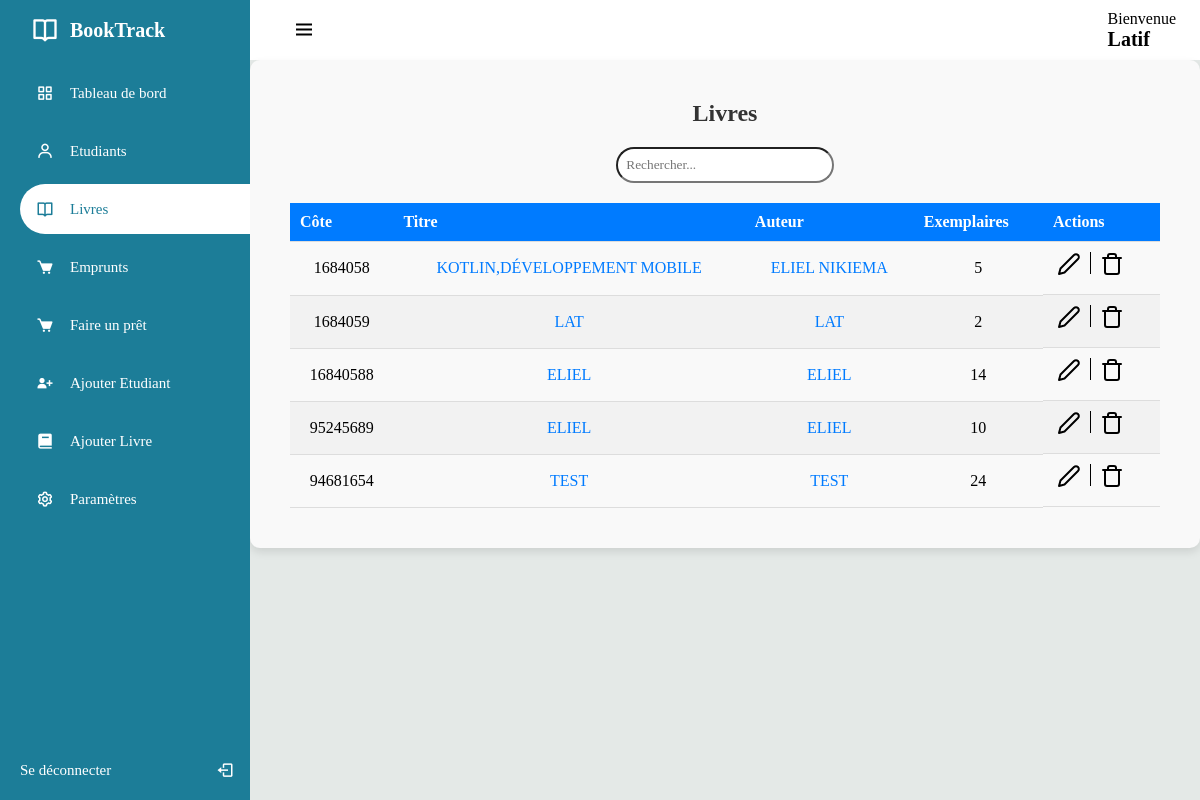
The app's page /librarians/books.php (signed in) with its own data.
### tables this page shows
CREATE TABLE IF NOT EXISTS `librarian` (
  `librarian_id` int NOT NULL AUTO_INCREMENT,
  `librarian_name` varchar(100) NOT NULL,
  `librarian_mail` varchar(100) NOT NULL,
  `librarian_tel` varchar(100) NOT NULL,
  `librarian_pass` text NOT NULL,
  `library_id` int NOT NULL,
  `must_changes` tinyint(1) NOT NULL DEFAULT '1',
  PRIMARY KEY (`librarian_id`),
  KEY `lib_lib_id` (`library_id`)
);

CREATE TABLE IF NOT EXISTS `book` (
  `book_id` int NOT NULL AUTO_INCREMENT,
  `book_quote` int NOT NULL,
  `book_title` varchar(100) NOT NULL,
  `book_auth` varchar(100) NOT NULL,
  `book_copies` int NOT NULL,
  `library_id` int NOT NULL,
  PRIMARY KEY (`book_id`),
  UNIQUE KEY `UNIQUE` (`book_quote`),
  KEY `lib_bk_id` (`library_id`)
);

### librarians/scripts/books_scripts/total_Books.php (called while the page is built, shortened)
<?php
    $librarian_id = $_SESSION['lib_id'];
    $sql = "SELECT b.book_id, b.book_quote, b.book_title, b.book_auth, b.book_copies
            FROM book b
            JOIN librarian l ON (l.library_id = b.library_id)
            WHERE librarian_id = :id";
    $stmt = $conn->prepare($sql);
    $stmt->bindParam(':id', $librarian_id, PDO::PARAM_INT);
    $stmt->execute();
    $books = $stmt->fetchAll(PDO::FETCH_ASSOC);
?>

### librarians/books.php (the view, shortened to what this page needs)
<?php require "../config/config.php" ?>
<?php
    $id = $_SESSION['lib_id'];
    $research = $conn->prepare("SELECT * FROM librarian WHERE librarian_id = '$id'");
    $research->execute();
    $librarian = $research->fetch(PDO::FETCH_ASSOC);
?>
<?php require "scripts/books_scripts/total_Books.php" ?>
<!DOCTYPE html>
<html lang="fr">
<head>
	<link rel="stylesheet" href="../assets/css/libra.css?v=1.0">
	<link rel="stylesheet" href="../assets/css/search.css">
	<link href='https://unpkg.com/boxicons@2.1.1/css/boxicons.min.css' rel='stylesheet'>
</head>
<body>
	<div class="sidebar">
		<div class="logo_details">
			<i class='bx bx-book-open'></i>
			<div class="logo_name">
				BookTrack
			</div>
		</div>
		<ul>
			<li>
				<a href="librarian_dash.php">
				<i class='bx bx-grid-alt'></i>
				<span class="links_name">
					Tableau de bord
				</span>
				</a>
			</li>
			<li>
				<a href="students.php">
				<i class='bx bx-user'></i>
				<span class="links_name">
					Etudiants
				</span>
				</a>
			</li>
			<li>
				<a href="#" class="active">
				<i class='bx bx-book-open'></i>
				<span class="links_name">
					Livres
				</span>
				</a>
			</li>
            <li>
				<a href="borrowings.php">
				<i class='bx bxs-cart'></i>
				<span class="links_name">
					Emprunts
				</span>
				</a>
			</li>
			<li>
				<a href="loan.php">
				<i class='bx bxs-cart'></i>
				<span class="links_name">
					Faire un prêt
				</span>
				</a>
			</li>
			<li>
				<a href="add_student.php">
				<i class='bx bxs-user-plus'></i>
				<span class="links_name">
					Ajouter Etudiant
				</span>
				</a>
			</li>
			<li>
				<a href="add_book.php">
				<i class='bx bxs-book'></i>
				<span class="links_name">
					Ajouter Livre
				</span>
				</a>
			</li>
			<li>
				<a href="setting.php">
				<i class='bx bx-cog'></i>
				<span class="links_name">
					Paramètres
				</span>
				</a>
			</li>
			<li class="login">
				<a href="logout.php">
				<span class="links_name login_out">
					Se déconnecter
				</span>
				<i class='bx bx-log-out' id="log_out"></i>
				</a>
			</li>
		</ul>
	</div>
	<section class="home_section">
		<div class="topbar">
			<div class="toggle">
				<i class='bx bx-menu' id="btn"></i>
			</div>
			<div class="user_wrapper">
				<p>Bienvenue</p>
				<?php if(isset($_SESSION['lib_id'])): ?>
                    <h2 style="text-transform: capitalize; font-size:20px;">
                    	<?php echo $librarian['librarian_name']; ?>
                    </h2>
                <?php endif; ?>
			</div>
		</div>
		<div class="details">
			<div class="recent_project" style="text-align:center;">
				<div class="card_header">
					<h2>Livres</h2>
					<input type="text" id="search" class="search-input" placeholder="Rechercher...">
				</div>
				<table id="dataTable">
					<thead>
						<tr>
							<td>Côte</td>
							<td>Titre</td>
							<td>Auteur</td>
                            <td>Exemplaires</td>
                            <td>Actions</td>
						</tr>
					</thead>
					<tbody>
						<?php if(!empty($books)): ?>
							<?php foreach ($books as $book): ?>
								<tr>
									<td>
										<?= htmlspecialchars($book['book_quote']); ?>
									</td>
									<td style="text-transform:uppercase;">
										<?= htmlspecialchars($book['book_title']); ?>
									</td>
									<td style="text-transform:uppercase;">
                                        <?= htmlspecialchars($book['book_auth']); ?>
									</td>
                                    <td>
                                        <?= htmlspecialchars($book['book_copies']); ?>
                                    </td>
									<td style="display:flex;">
                                        <a href="scripts/edit_book.php?id=<?=$book['book_id'];?>" style="width:32px; height:32px; margin-right:5px">
                                                <img src="../assets/img/edit.svg" alt="">
                                        </a>
										<a href="scripts/delete_book.php?id=<?=$book['book_id'];?>" onclick="return confirm('Supprimer livre ?');" style="width:32px; height:32px;margin-left:5px">
											<img src="../assets/img/trash.svg" alt="">
										</a>
									</td>
								</tr>
							<?php endforeach; ?>
						<?php else: ?>
							<tr>
								<td colspan="5">Aucun Livre trouvé.</td>
							</tr>
						<?php endif; ?>
					</tbody>
				</table>
			</div>
		</div>
	</section>
</body>
</html>

### assets/css/libra.css (style rules this page uses)
:root { --blue: #0053f3; --dark-blue: #1c7d98; --white: #fff; --gray: #8390a2; }
* { margin: 0; padding: 0; box-sizing: border-box; font-family: Georgia, 'Times New Roman', Times, serif; }
.sidebar { position: fixed; left: 0; top: 0; width: 250px; height: 100%; padding-left: 20px; background: var(--dark-blue); transition: all 0.5s ease; z-index: 99; }
.sidebar .logo_details { position: relative; height: 60px; display: flex; align-items: center; }
.sidebar li { position: relative; margin: 8px 0; list-style: none; }
.sidebar i { position: relative; height: 60px; min-width: 50px; font-size: 28px; line-height: 60px; text-align: center; color: var(--white); }
.sidebar .logo_details .logo_name { font-size: 20px; font-weight: 600; color: var(--white); transition: all 0.5s ease; }
.toggle { position: relative; }
#btn { font-size: 24px; cursor: pointer; }
.sidebar ul li a i { position: relative; height: 50px; font-size: 18px; line-height: 50px; }
.sidebar ul li a { width: 100%; height: 100%; display: flex; align-items: center; text-decoration: none; border-radius: 30px 0px 0px 30px; transition: all 0.5s ease; }
.sidebar ul li a .links_name { font-size: 15px; font-weight: 400; color: var(--white); transition: 0.4s; }
.sidebar li.login { position: fixed; width: 250px; height: 60px; left: 0; bottom: -8px; padding: 20px 20px; background: var(--white-blue); transition: all 0.5s ease; }
.sidebar .login #log_out { position: absolute; height: 60px; right: 0; top: 50%; transform: translateY(-50%); line-height: 60px; transition: all 0.5s ease; }
.sidebar li a.active { background: var(--white); }
.sidebar li a.active .links_name, .sidebar li a.active i { color: var(--dark-blue); }
.home_section { position: relative; width: calc(100% - 250px); min-height: 100vh; left: 250px; top: 0; background: #E4E9E7; transition: all 0.5s ease; }
.home_section .topbar { position: relative; width: 100%; height: 60px; display: flex; justify-content: space-between; align-items: center; padding: 1rem 1.5rem; background: var(--white); }
.home_section .topbar .toggle { position: relative; width: 60px; height: 60px; display: flex; justify-content: center; align-items: center; font-size: 2em; cursor: pointer; }
.details { position: relative; width: 100%; padding: 20px; display: grid; grid-template-columns: 3fr; background-color: #f9f9f9; border-radius: 10px; box-shadow: 0 4px 8px rgba(0, 0, 0, 0.1); }
.details .recent_project { position: relative; display: grid; padding: 20px; border-radius: 20px; overflow-y: auto; white-space: nowrap; }
.card_header h2 { font-size: 24px; font-weight: bold; color: #333; margin-bottom: 20px; }
table { width: 100%; border-collapse: collapse; }
table thead tr { background-color: #007bff; color: #fff; }
table thead td { padding: 10px; text-align: left; font-weight: bold; }
table tbody tr:nth-child(even) { background-color: #f2f2f2; }
table td { padding: 10px; border-bottom: 1px solid #ddd; }

### assets/css/search.css (style rules this page uses)
.search-input { margin-bottom:20px; padding: 8px; box-sizing:border-box; width: 25%; border-radius:18px; text-transform:capitalize; }

### records on screen
librarian: librarian_name "Latif"
book: book_quote "1684058", book_title "KOTLIN,DÉVELOPPEMENT MOBILE", book_auth "ELIEL NIKIEMA", book_copies "5"
book: book_quote "1684059", book_title "LAT", book_auth "LAT", book_copies "2"
book: book_quote "16840588", book_title "ELIEL", book_auth "ELIEL", book_copies "14"
book: book_quote "95245689", book_title "ELIEL", book_auth "ELIEL", book_copies "10"
book: book_quote "94681654", book_title "TEST", book_auth "TEST", book_copies "24"
